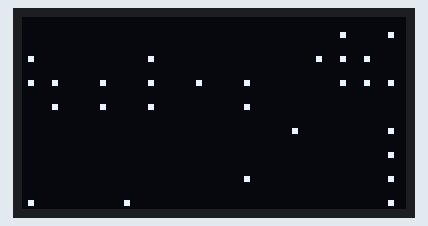
This program was run on a simulated Arduino Nano, built with avr-gcc and run on an emulated ATmega328P. Parts: 128×64 one-colour display. Random numbers use the default seed unless the program sets one.

Above: at 0.22 s.
At 0.98 s:
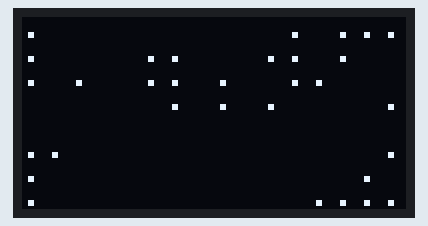
At 1.73 s:
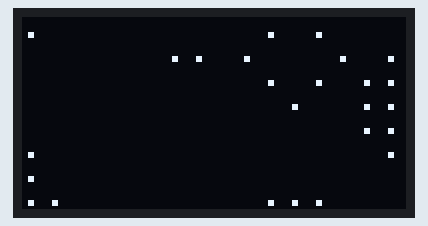
At 2.49 s:
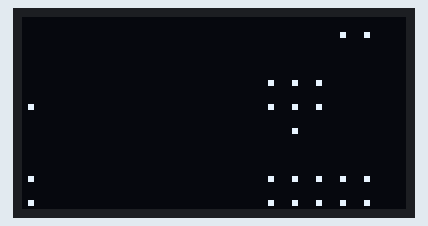
At 3.25 s:
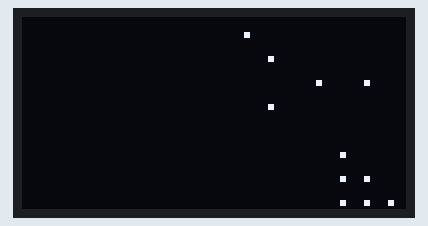

The program:

main.cpp
```cpp
#include <Wire.h>
#include <Adafruit_GFX.h>
#include <Adafruit_SSD1306.h>

#define SCREEN_WIDTH 128
#define SCREEN_HEIGHT 64
#define OLED_ADDR 0x3C

#define WIDTH 16   // клетки по горизонтали
#define HEIGHT 8   // клетки по вертикали

Adafruit_SSD1306 display(SCREEN_WIDTH, SCREEN_HEIGHT, &Wire);

bool grid[WIDTH][HEIGHT];
bool newGrid[WIDTH][HEIGHT];

void setup() {
  Wire.begin();
  display.begin(SSD1306_SWITCHCAPVCC, OLED_ADDR);
  display.clearDisplay();
  display.setTextSize(1);
  display.setTextColor(SSD1306_WHITE);

  // случайная генерация
  randomSeed(analogRead(0));
  for(int x=0; x<WIDTH; x++)
    for(int y=0; y<HEIGHT; y++)
      grid[x][y] = random(2);
}

int neighbors(int x, int y) {
  int n = 0;
  for(int dx=-1; dx<=1; dx++)
    for(int dy=-1; dy<=1; dy++)
      if(!(dx==0 && dy==0))
        if(grid[(x+dx+WIDTH)%WIDTH][(y+dy+HEIGHT)%HEIGHT]) n++;
  return n;
}

void loop() {
  // вычисляем новое поколение
  for(int x=0; x<WIDTH; x++)
    for(int y=0; y<HEIGHT; y++){
      int n = neighbors(x,y);
      newGrid[x][y] = (grid[x][y]) ? (n==2 || n==3) : (n==3);
    }

  // копируем
  for(int x=0; x<WIDTH; x++)
    for(int y=0; y<HEIGHT; y++)
      grid[x][y] = newGrid[x][y];

  // рисуем на OLED
  display.clearDisplay();
  for(int y=0; y<HEIGHT; y++){
    for(int x=0; x<WIDTH; x++){
      display.setCursor(x*8, y*8); // 8 пикселей на символ
      if(grid[x][y]) display.print(".");
    }
  }
  display.display();
  delay(200);
}
```
